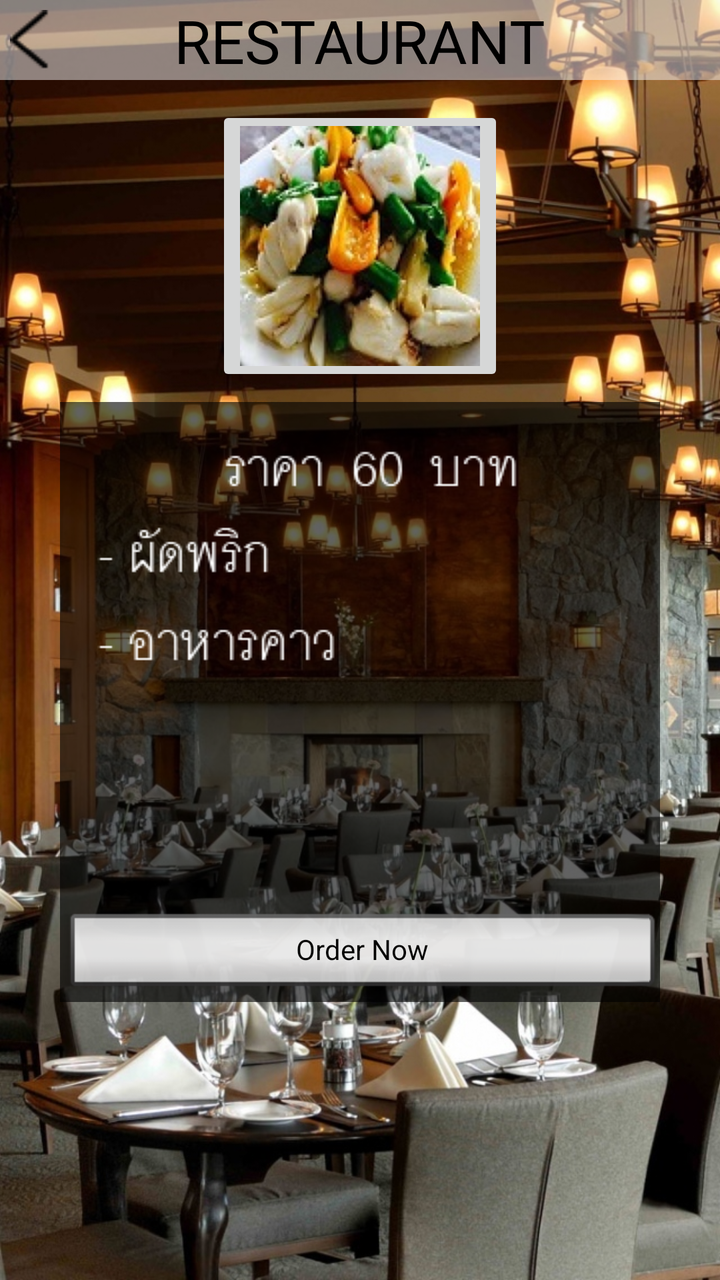
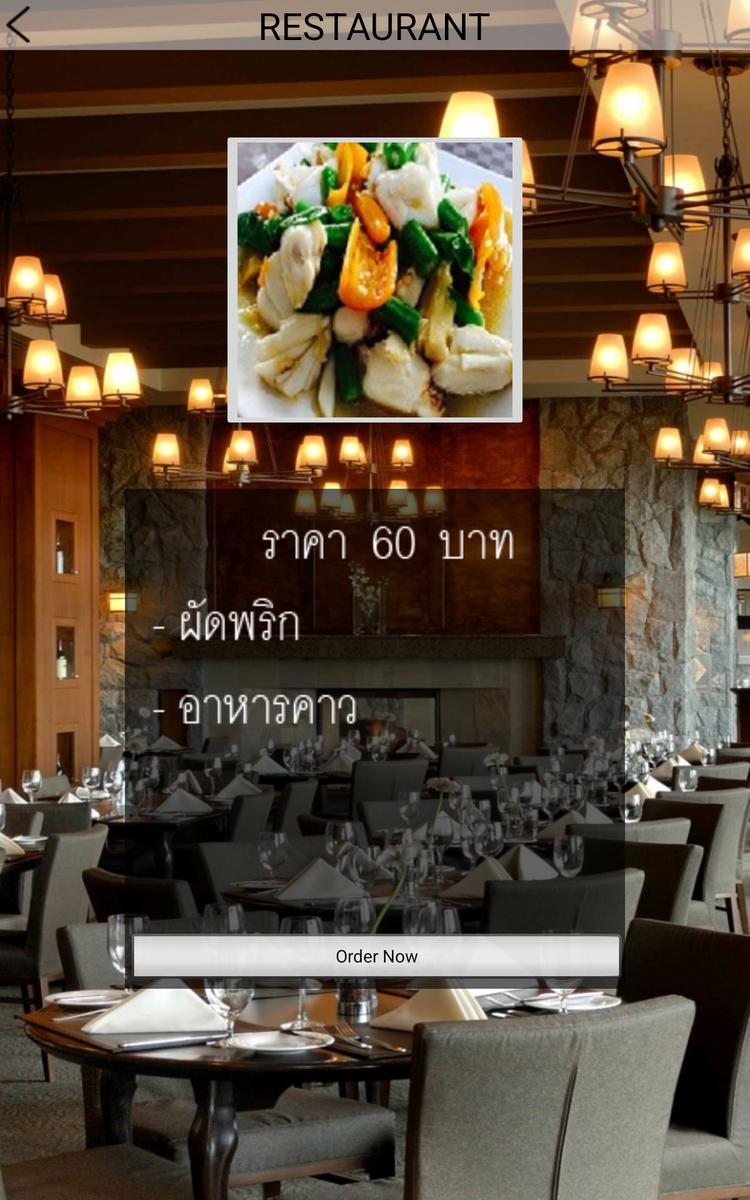

Two renders of one Android screen. The first uses the default layout on a phone; the second uses the alternative layout the repository ships for a different screen configuration, on a matching device. The two XML files are below.
<!-- AndroidManifest.xml: application theme AppTheme -->
<!-- res/layout/page_2.xml -->
<?xml version="1.0" encoding="utf-8"?>
<RelativeLayout xmlns:android="http://schemas.android.com/apk/res/android"
    xmlns:app="http://schemas.android.com/apk/res-auto"
    xmlns:tools="http://schemas.android.com/tools"
    android:id="@+id/activity_smart1"
    android:layout_width="match_parent"
    android:background="@drawable/fooddrink"
    android:layout_height="match_parent"
    tools:context="com.example.meka_it.smarthotel2.buttonsmart.SmartFood">
    <RelativeLayout
        android:id="@+id/relativeLayout1"
        android:layout_width="fill_parent"
        android:layout_height="40dp"
        android:background="#F8F9F9"
        android:alpha="0.5">

    </RelativeLayout>

    <RelativeLayout
        android:id="@+id/relativeLayout2"
        android:layout_width="fill_parent"
        android:layout_height="40dp">

        <TextView
            android:id="@+id/textView1"
            android:layout_width="wrap_content"
            android:layout_height="wrap_content"
            android:layout_centerHorizontal="true"
            android:layout_centerVertical="true"
            android:text="RESTAURANT"
            android:textColor="#000"
            android:textSize="30dp"
            android:typeface="sans" />

        <ImageButton
            android:id="@+id/back"
            android:layout_width="20dp"
            android:layout_height="30dp"
            android:layout_marginLeft="5dp"
            android:layout_centerHorizontal="true"
            android:layout_centerVertical="true"
            android:layout_alignParentLeft="true"

            android:background="@drawable/selector_buttonback"
            />


    </RelativeLayout>


    <RelativeLayout
        android:layout_width="wrap_content"
        android:layout_height="wrap_content"
        android:layout_marginTop="13dp"
        android:id="@+id/relativeLayout6"
        android:layout_below="@+id/relativeLayout1"
        android:layout_centerHorizontal="true">

        <ImageButton
            android:id="@+id/btn_11"
            android:layout_width="wrap_content"
            android:layout_height="wrap_content"
            android:src="@drawable/pic2"
            android:layout_alignParentTop="true"
            android:layout_centerHorizontal="true" />

    </RelativeLayout>

    <RelativeLayout
        android:layout_width="300dp"
        android:layout_height="300dp"
        android:background="@color/lbl_name"
        android:layout_marginTop="8dp"
        android:layout_below="@+id/relativeLayout6"
        android:layout_centerHorizontal="true">

        <ImageView
            android:id="@+id/textView6"
            android:layout_width="wrap_content"
            android:layout_height="wrap_content"
            android:layout_marginStart="12dp"
            android:layout_marginTop="15dp"
            android:background="@drawable/p2"
            android:layout_alignParentTop="true"
            android:layout_alignParentStart="true" />

        <Button
            android:id="@+id/button7"
            android:layout_width="match_parent"
            android:layout_height="wrap_content"
            android:layout_alignParentBottom="true"
            android:layout_centerHorizontal="true"
            android:alpha="0.9"
            style="@android:style/Widget.Button.Inset"
            android:text="Order Now" />
    </RelativeLayout>
</RelativeLayout>
<!-- resources referenced by this layout -->
<resources>
  <color name="lbl_name">#9c000000</color>
  <!-- drawable fooddrink: jpg bitmap (drawable, 337730 bytes) -->
  <!-- drawable p2: png bitmap (drawable, 2742 bytes) -->
  <!-- drawable pic2: jpg bitmap (drawable, 12009 bytes) -->
  <!-- drawable selector_buttonback (drawable) -->
  <?xml version="1.0" encoding="utf-8"?>
  <selector xmlns:android="http://schemas.android.com/apk/res/android">
  
      <item
          android:state_pressed="false"
          android:state_focused="false"
          android:state_enabled="true"
          android:drawable="@drawable/arrowback"
          />
  
  
  </selector>
  <style name="AppTheme" parent="Theme.AppCompat.Light.DarkActionBar">
          
          <item name="windowNoTitle">true</item>
          <item name="windowActionBar">false</item>
          <item name="colorPrimary">@color/colorPrimary</item>
          <item name="colorPrimaryDark">@color/colorPrimaryDark</item>
          <item name="colorAccent">@color/colorAccent</item>
  
      </style>
  <!-- drawable arrowback: png bitmap (drawable, 288 bytes) -->
  <color name="colorPrimary">#3F51B5</color>
  <color name="colorPrimaryDark">#303F9F</color>
  <color name="colorAccent">#FF4081</color>
</resources>
<!-- res/layout-large/page_2.xml (the repository's variant of the layout above) -->
<!-- drawn on a 7-inch tablet held upright -->
<?xml version="1.0" encoding="utf-8"?>
<RelativeLayout xmlns:android="http://schemas.android.com/apk/res/android"
    xmlns:app="http://schemas.android.com/apk/res-auto"
    xmlns:tools="http://schemas.android.com/tools"
    android:id="@+id/activity_smart1"
    android:layout_width="match_parent"
    android:background="@drawable/fooddrink"
    android:layout_height="match_parent"
    tools:context="com.example.meka_it.smarthotel2.buttonsmart.SmartFood">
    <RelativeLayout
        android:id="@+id/relativeLayout1"
        android:layout_width="fill_parent"
        android:layout_height="40dp"
        android:background="#F8F9F9"
        android:alpha="0.5">

    </RelativeLayout>

    <RelativeLayout
        android:id="@+id/relativeLayout2"
        android:layout_width="fill_parent"
        android:layout_height="40dp">

        <TextView
            android:id="@+id/textView1"
            android:layout_width="wrap_content"
            android:layout_height="wrap_content"
            android:layout_centerHorizontal="true"
            android:layout_centerVertical="true"
            android:text="RESTAURANT"
            android:textColor="#000"
            android:textSize="30dp"
            android:typeface="sans" />

        <ImageButton
            android:id="@+id/back"
            android:layout_width="20dp"
            android:layout_height="30dp"
            android:layout_marginLeft="5dp"
            android:layout_centerHorizontal="true"
            android:layout_centerVertical="true"
            android:layout_alignParentLeft="true"

            android:background="@drawable/selector_buttonback"
            />


    </RelativeLayout>


    <RelativeLayout
        android:layout_width="wrap_content"
        android:layout_height="wrap_content"
        android:layout_marginTop="13dp"
        android:id="@+id/relativeLayout6"
        android:layout_below="@+id/relativeLayout1"
        android:layout_centerHorizontal="true">

        <ImageButton
            android:id="@+id/btn_11"
            android:layout_width="wrap_content"
            android:layout_height="wrap_content"
            android:src="@drawable/picc2"
            android:layout_alignParentTop="true"
            android:layout_alignParentStart="true"
            android:layout_marginTop="51dp" />

    </RelativeLayout>

    <RelativeLayout
        android:layout_width="400dp"
        android:layout_height="400dp"
        android:background="@color/lbl_name"
        android:layout_marginTop="47dp"
        android:layout_below="@+id/relativeLayout6"
        android:layout_centerHorizontal="true">

        <ImageView
            android:id="@+id/textView6"
            android:layout_width="300dp"
            android:layout_height="200dp"
            android:layout_marginStart="12dp"
            android:layout_marginTop="15dp"
            android:background="@drawable/p2"
            android:layout_alignParentTop="true"
            android:layout_alignParentStart="true" />

        <Button
            android:id="@+id/button7"
            android:layout_width="match_parent"
            android:layout_height="wrap_content"
            android:layout_alignParentBottom="true"
            android:layout_centerHorizontal="true"
            android:alpha="0.9"
            style="@android:style/Widget.Button.Inset"
            android:text="Order Now" />
    </RelativeLayout>
</RelativeLayout>
<!-- resources referenced by the variant -->
<!-- as a 7-inch tablet held upright resolves them -->
<resources>
  <color name="lbl_name">#9c000000</color>
  <!-- drawable fooddrink: jpg bitmap (drawable, 337730 bytes) -->
  <!-- drawable p2: png bitmap (drawable, 2742 bytes) -->
  <!-- drawable picc2: jpg bitmap (drawable, 25112 bytes) -->
  <!-- drawable selector_buttonback (drawable) -->
  <?xml version="1.0" encoding="utf-8"?>
  <selector xmlns:android="http://schemas.android.com/apk/res/android">
  
      <item
          android:state_pressed="false"
          android:state_focused="false"
          android:state_enabled="true"
          android:drawable="@drawable/arrowback"
          />
  
  
  </selector>
  <style name="AppTheme" parent="Theme.AppCompat.Light.DarkActionBar">
          
          <item name="windowNoTitle">true</item>
          <item name="windowActionBar">false</item>
          <item name="colorPrimary">@color/colorPrimary</item>
          <item name="colorPrimaryDark">@color/colorPrimaryDark</item>
          <item name="colorAccent">@color/colorAccent</item>
  
      </style>
  <!-- drawable arrowback: png bitmap (drawable, 288 bytes) -->
  <color name="colorPrimary">#3F51B5</color>
  <color name="colorPrimaryDark">#303F9F</color>
  <color name="colorAccent">#FF4081</color>
</resources>
